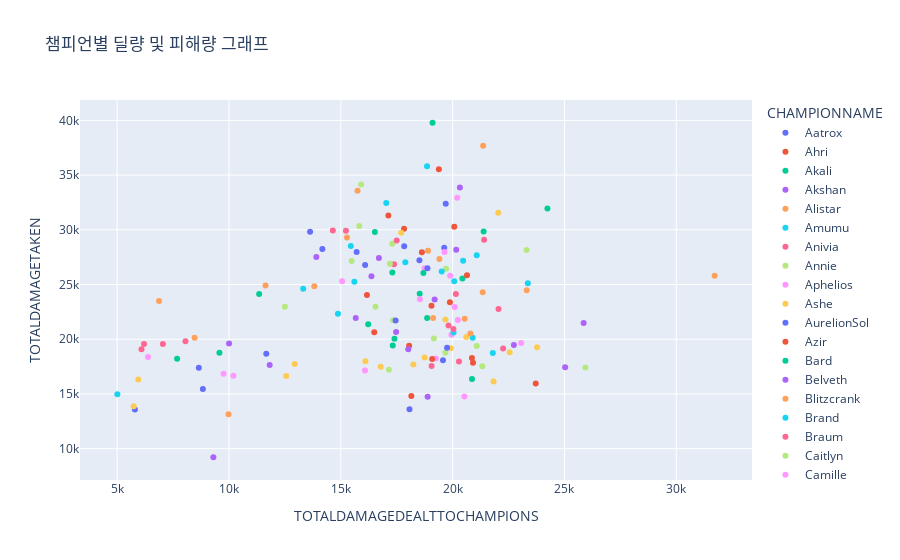

The cell this chart's notebook holds for it:
### Code cell
fig=px.scatter(my_df,
                title='챔피언별 딜량 및 피해량 그래프',
              x='TOTALDAMAGEDEALTTOCHAMPIONS',
              y='TOTALDAMAGETAKEN',
              color='CHAMPIONNAME')
plotly.offline.iplot(fig)
